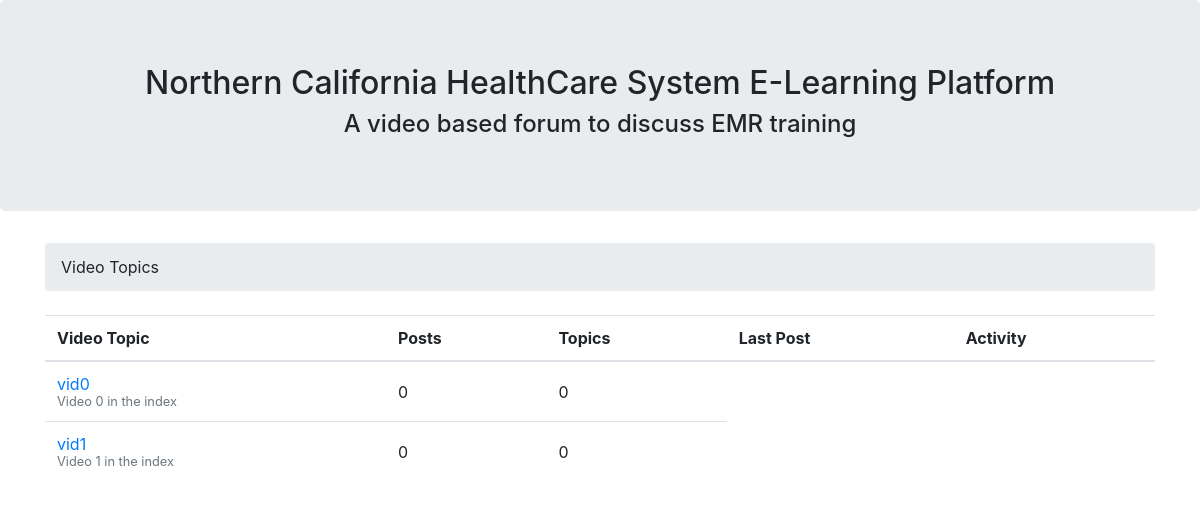
The page /learn/ on the database its author committed.
### learn/models.py (models this page shows, shortened)
class Vids(models.Model):
  name = models.CharField(max_length=50, unique = True,blank = True)
  description = models.CharField(max_length=100)
  video_file = models.CharField(max_length = 100, null= True)

### learn/views.py (the view)
# urls.py: 2. Add a URL to urlpatterns:  path('', views.home, name='home')
def home (request):
  vids = Vids.objects.all()
  return render (request,'index.html',{'vids':vids})

### templates/index.html (shortened to what this page needs)
{% load static %}<html>
  <head>
    <link rel="stylesheet" href="{% static 'css/bootstrap.min.css' %}">
  </head>
  <body>
    <div class = "jumbotron text-center">
      <h2>Northern California HealthCare System E-Learning Platform</h2>
      <h4>A video based forum to discuss EMR training</h4>
    </div>
    <div class = 'container'>
      <ol class = 'breadcrumb my-4'>
        <li class= 'breadcrumb-item-active'> Video Topics</li>
      </ol>
    <table class = 'table'>
      <thead class = "thead-inverse">
        <tr>
          <th>Video Topic</th>
          <th>Posts</th>
          <th>Topics </th>
          <th>Last Post</th>
          <th>Activity</th>
        </tr>
      </thead>
      <tbody>
       {% for vid in vids %}
       <tr>
         <td>
           <a href="{% url  'get_discussion' vid.pk %}">{{vid.name}}</a>
          <small class = 'text-muted d-block'>{{vid.description}}</small>
         </td>
         <td class = 'align-middle'>0</td>
         <td class = 'align-middle'>0</td>
       </tr>
        {% endfor %}
      </tbody>
    </table>
  </div>
  </body>
</html>

### rows shown on the page
Vids: name "vid0", description "Video 0 in the index"
Vids: name "vid1", description "Video 1 in the index"
